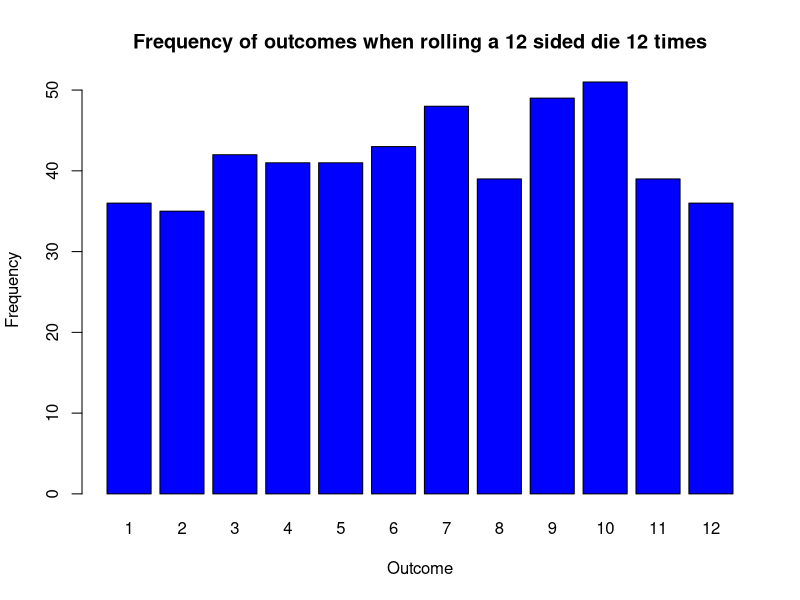
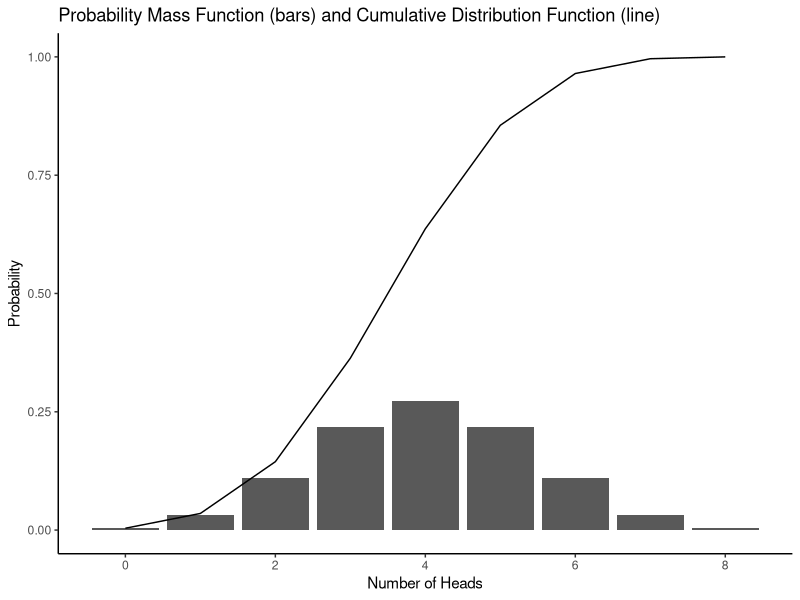
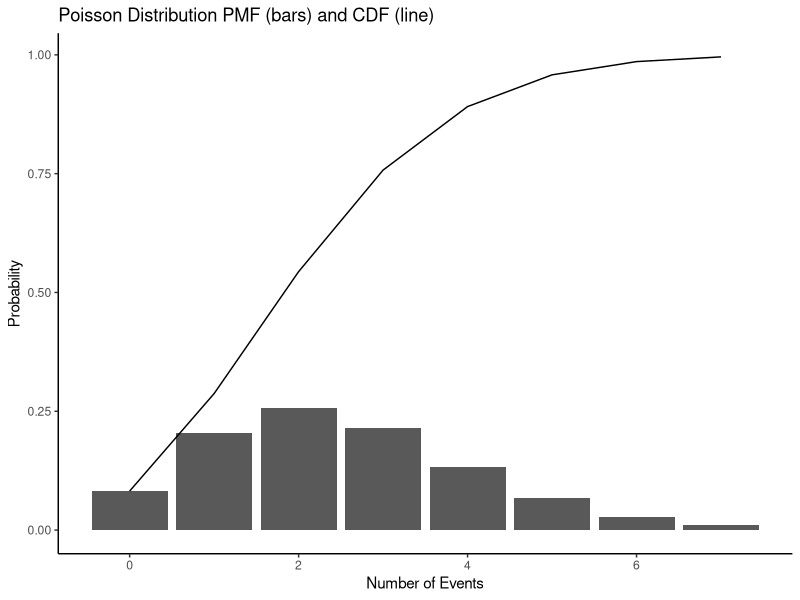
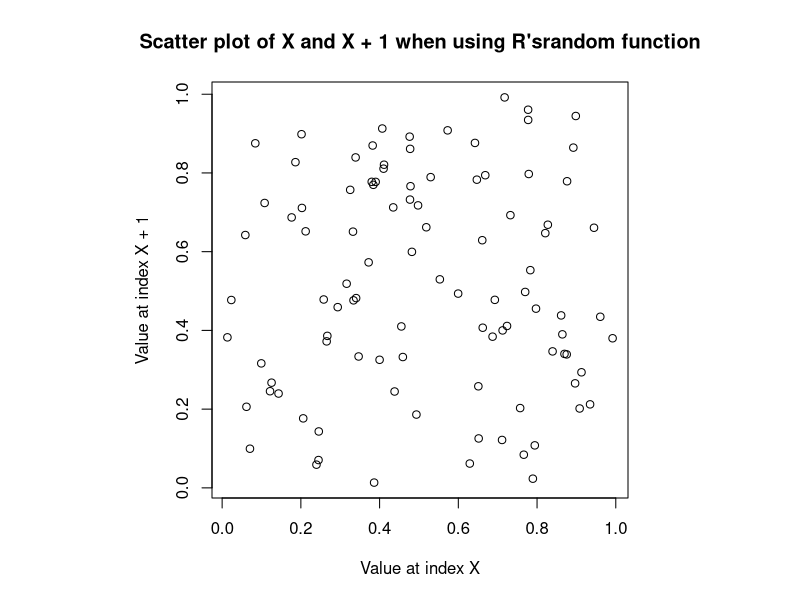
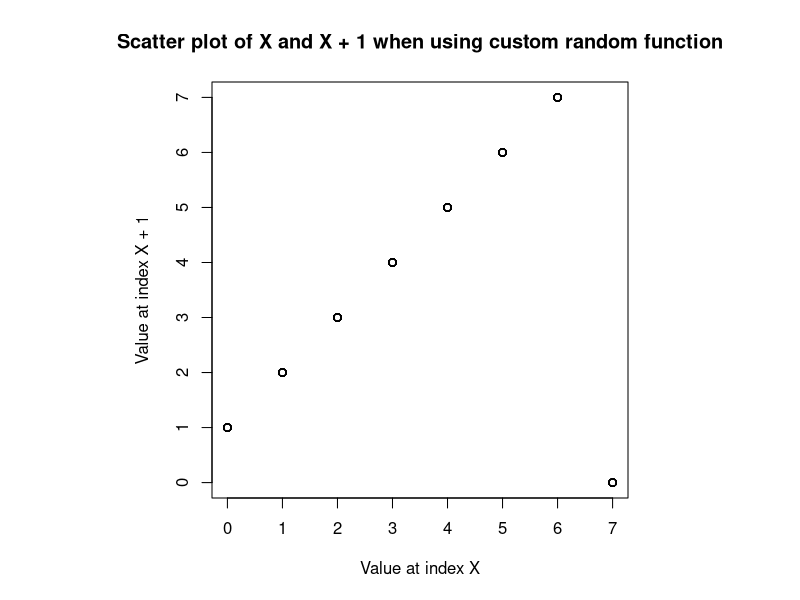
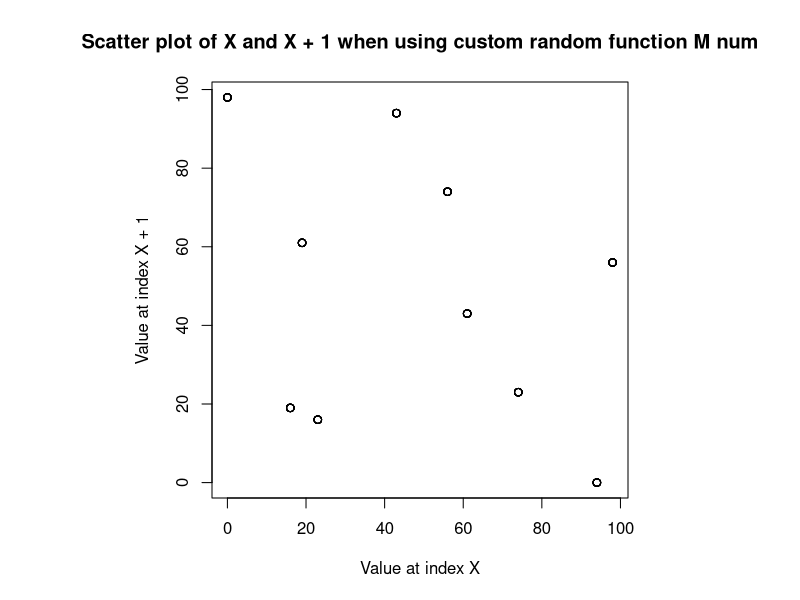
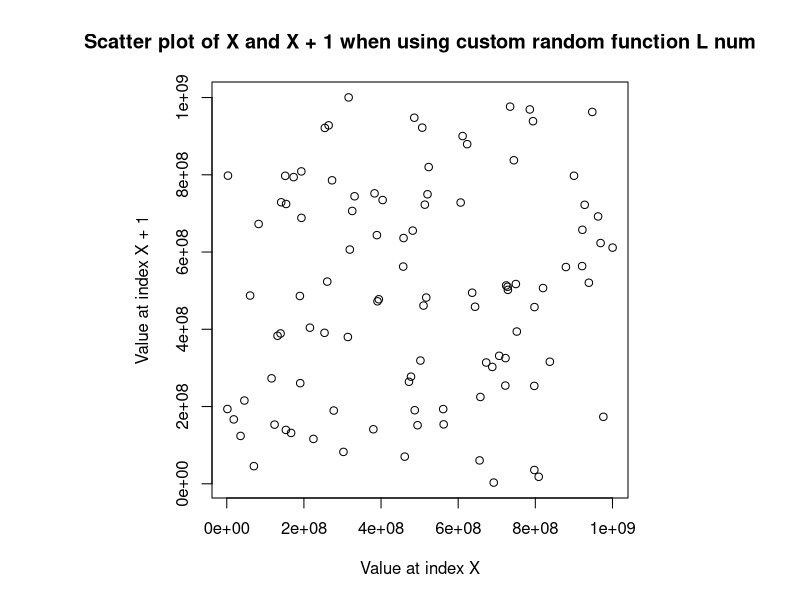

Generate these figures, in order, with R:
## ---- chunk 1
# Libraries

# NOTE: if you do not have any of the below libraries installed, un-comment the line and run it
# install.packages("rmarkdown")
library(rmarkdown)

# install.packages("ggplot2")
library(ggplot2)

# usefull libraries not required for this assignment 
# install.packages("patchwork")
# library(patchwork)

# install.packages("dplyr")
# library(dplyr)

# install.packages("tidyr")
# library(tidyr)

# install.packages("gapminder")
# library(gapminder)
## ---- chunk 2
simulateDiceRole <- function(n, seed) {
  set.seed(seed)
  outcome <- sample(1:12, n, replace = TRUE)
  return(outcome)
}

outcome <- simulateDiceRole(500, 123)

outcome
## ---- chunk 3
allOutcome <- table(outcome)
allOutcome

POM3 <- c(2, 3, 5, 6, 7, 9, 11, 12)

sumPrimeORm3 <- sum(allOutcome[POM3])
sumPrimeORm3

EP <- sumPrimeORm3/500

cat("Expected Probability", 8/12, "\n")
cat("Simulated Probability", EP, "\n")
## ---- chunk 4
barplot(allOutcome,
        main = "Frequency of outcomes when rolling a 12 sided die 12 times",
        xlab = "Outcome",
        ylab = "Frequency",
        col = "blue",)
## ---- chunk 5
pminFourHead <- 1 - pbinom(3, size = 8, prob = 0.6)
pminFourHead
## ---- chunk 6
# this question did not specify the p value so I'm going to assume it's 0.5 otherwise its the same as q1
# aren't a and b asking the same thing?
pminFourHead <- 1 - pbinom(3, size = 8, prob = 0.5)
pminFourHead
## ---- chunk 7
index <- 0:8

pmf <- dbinom(index, size = 8, prob = 0.5)
cdf <- pbinom(index, size = 8, prob = 0.5)

df <- data.frame(index, pmf, cdf)

ggplot(df, aes(x = index, y = pmf)) +
  geom_bar(stat = "identity") +
  geom_line(aes(y = cdf)) +
  labs(title = "Probability Mass Function (bars) and Cumulative Distribution Function (line)", x = "Number of Heads", y = "Probability") +
  theme_classic()
## ---- chunk 8
POE3E <- dpois(3, 2.5)
POE3E
## ---- chunk 9
POE3EOF <- ppois(3, 2.5)
POE3EOF
## ---- chunk 10
events <- 0:qpois(0.99, 2.5)

pmf <- dpois(events, 2.5)
cdf <- ppois(events, 2.5)

data <- data.frame(events, pmf, cdf)

# Plot PMF and CDF on the same graph
ggplot(data, aes(x = events, y = pmf)) +
  geom_bar(stat = "identity") +
  geom_line(aes(y = cdf)) +
  labs(title = "Poisson Distribution PMF (bars) and CDF (line)",
       x = "Number of Events",
       y = "Probability") +
  theme_classic()
## ---- chunk 11
lc <- function(n, seed, m, a, c) {
  arr <- numeric(n + 1)

  arr[1] <- seed
  for (i in 2:(n + 1)) {
    arr[i] <- (m * arr[i-1] + a) %% c
  }
  return(arr[-1])
} 
print("output based on the description and a random seed: ")
lc(10, 7, 8, 5, 1)
print("Using m = 1, a = 7 and c = 10 and a seed of 7 (based on lecture video #14")
print("Expected output (based on lecture 14) 4, 1, 8, 5, 2, 9, 6, 3, 0, 7")
print("my my function")
lc(10, 7, 1, 7, 10)
## ---- chunk 12
set.seed(0) # seting the seed to 0 to be consistand with the next question
arr <- runif(100)
par(pty="s") 
plot(arr[-100], arr[-1], main="Scatter plot of X and X + 1 when using R'srandom function", xlab="Value at index X", ylab="Value at index X + 1")
## ---- chunk 13
arr <- lc(100, 0, 81, 1, 8)
par(pty="s") 
plot(arr[-100], arr[-1], main="Scatter plot of X and X + 1 when using custom random function", xlab="Value at index X", ylab="Value at index X + 1")
## ---- chunk 14
arr1 <- lc(100, 0, 1024, 401, 101)
arr2 <- lc(100, 0, 2 ** 32, 1664525, 1013904223)
par(pty="s") 
plot(arr1[-100], arr1[-1], main="Scatter plot of X and X + 1 when using custom random function M num", xlab="Value at index X", ylab="Value at index X + 1")
plot(arr2[-100], arr2[-1], main="Scatter plot of X and X + 1 when using custom random function L num", xlab="Value at index X", ylab="Value at index X + 1")
## ---- chunk 15
# TODO:
## ---- chunk 16
# TODO:
## ---- chunk 17
# TODO:
## ---- chunk 18
# TODO:
